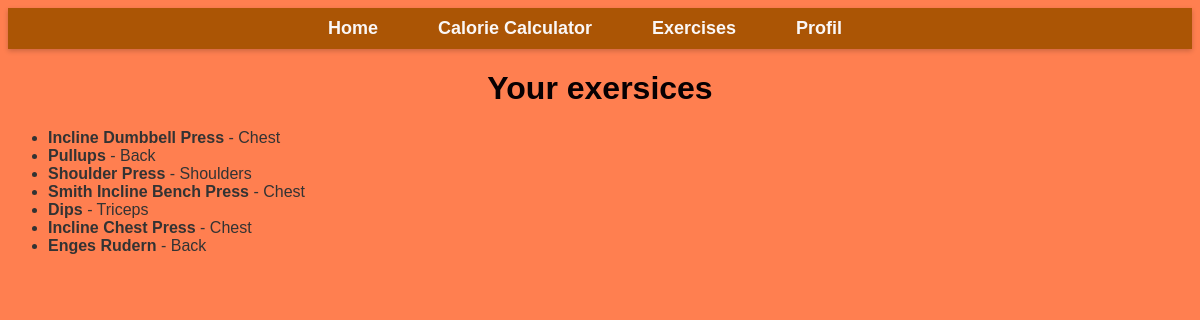
The app's page /saved_exercises (signed in) with its own data.
### myapp/models.py (models this page shows, shortened)
class SavedExercise(models.Model):
    user = models.ForeignKey(User, on_delete=models.CASCADE)
    exercise = models.ForeignKey(Exercise, on_delete=models.CASCADE)

class Exercise(models.Model):
    name = models.CharField(max_length=200)
    description = models.TextField()
    gif = models.ImageField(upload_to='exercise_gifs/', null=True, blank=True)
    muscle_group = models.ForeignKey(MuscleGroup, related_name="exersices", on_delete=models.CASCADE)

class MuscleGroup(models.Model):
    name = models.CharField(max_length=100)

### myapp/views.py (the view)
# urls.py: path('saved_exercises', saved_exercises, name='saved_exercises'),
def saved_exercises(request):
    if not request.user.is_authenticated:
        return redirect('login')
    saved_exercises = SavedExercise.objects.filter(user=request.user)
    return render(request, 'saved_exercises.html', {'saved_exercises': saved_exercises})

### myapp/templates/saved_exercises.html
{% extends "base.html" %}
{% block content %}
<h1> Your exersices </h1>
<ul>
    {% for saved in saved_exercises %}
    <li>
    <strong>{{ saved.exercise.name }}</strong> - {{ saved.exercise.muscle_group.name }}
    </li>
    {% endfor %}
</ul>
{% endblock %}

### myapp/static/style.css (style rules this page uses)
body { font-family: Arial, sans-serif; color: #333; background-color:#ff7f50; }
h1 { color: #070002; text-align: center; }
ul { margin-bottom: 20px; }

### records on screen
SavedExercise: exercise.name "Incline Dumbbell Press", exercise.muscle_group.name "Chest"
SavedExercise: exercise.name "Pullups", exercise.muscle_group.name "Back"
SavedExercise: exercise.name "Shoulder Press", exercise.muscle_group.name "Shoulders"
SavedExercise: exercise.name "Smith Incline Bench Press", exercise.muscle_group.name "Chest"
SavedExercise: exercise.name "Dips", exercise.muscle_group.name "Triceps"
SavedExercise: exercise.name "Incline Chest Press", exercise.muscle_group.name "Chest"
SavedExercise: exercise.name "Enges Rudern", exercise.muscle_group.name "Back"
